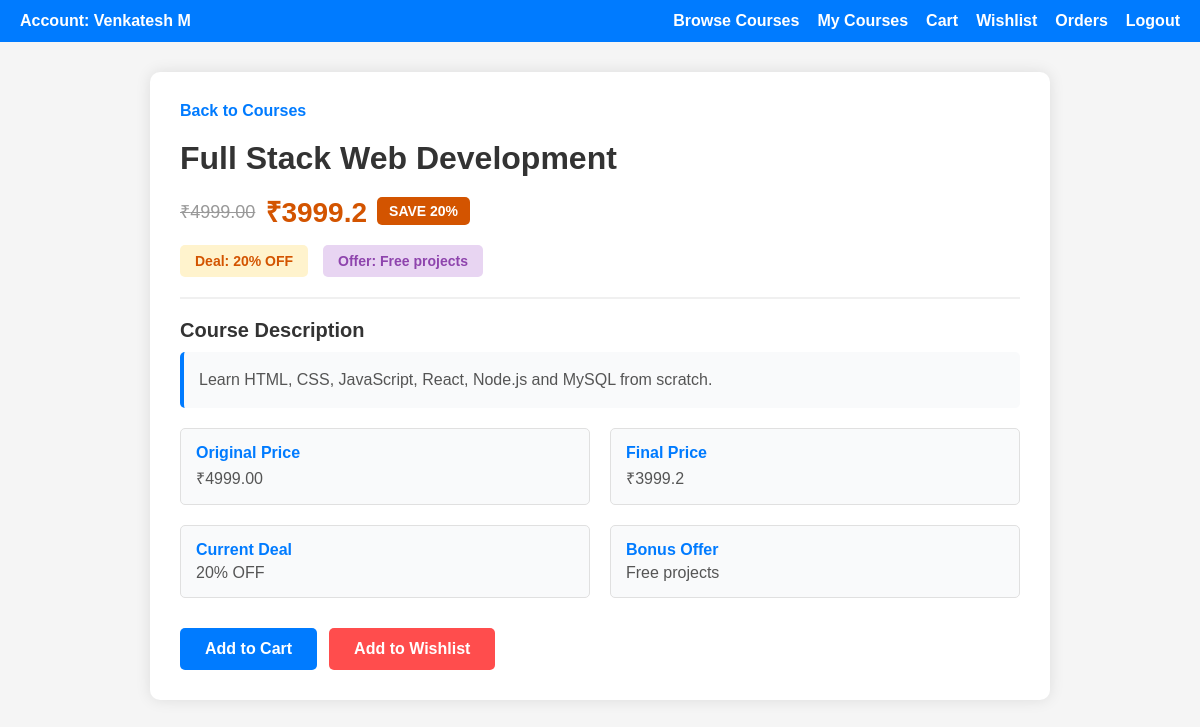
Screenshot of /view_course.php?id=1 (signed in) with the database file from the repository.
### tables this page shows
CREATE TABLE `courses` (
  `id` int(11) NOT NULL,
  `title` varchar(255) DEFAULT NULL,
  `description` text DEFAULT NULL,
  `price` decimal(10,2) DEFAULT NULL,
  `deal` varchar(255) DEFAULT NULL,
  `offer` varchar(255) DEFAULT NULL
);

### db_helper.php (called while the page is built, shortened)
<?php
function getDiscountedPrice($originalPrice, $dealString) {
    preg_match('/(\d+)%/', $dealString, $matches);
    if (!empty($matches[1])) {
        $discountPercent = (int)$matches[1];
        return round($originalPrice * (1 - $discountPercent / 100), 2);
    }
    return $originalPrice;
}
function getDiscountPercent($dealString) {
    preg_match('/(\d+)%/', $dealString, $matches);
    return !empty($matches[1]) ? (int)$matches[1] : 0;
}
?>

### view_course.php (the view, shortened to what this page needs)
<?php
require_once 'db_helper.php';
$conn = new mysqli("localhost", "root", "", "23UCS105");
$course_id = isset($_GET['id']) ? (int)$_GET['id'] : 0;
$result = $conn->query("SELECT * FROM courses WHERE id = $course_id");
$course = $result->fetch_assoc();
$discountedPrice = getDiscountedPrice($course['price'], $course['deal']);
$discountPercent = getDiscountPercent($course['deal']);
?>
<!DOCTYPE html>
<html lang="en">
<head>
</head>
<body>
<div class="appbar">
    <div class="appbar-left">
        <div class="icon">Account: <?= $_SESSION['user'] ?></div>
    </div>
    <div class="appbar-right">
        <a href="dashboard.php" class="icon">Browse Courses</a>
        <a href="my_courses.php" class="icon">My Courses</a>
        <a href="cart.php" class="icon">Cart</a>
        <a href="wishlist.php" class="icon">Wishlist</a>
        <a href="order_history.php" class="icon">Orders</a>
        <a href="auth.php?logout=1" class="icon">Logout</a>
    </div>
</div>
<div class="container">
    <a href="dashboard.php" class="back-link">Back to Courses</a>
    <div class="course-header">
        <h1 class="course-title"><?= htmlspecialchars($course['title']) ?></h1>
        <div class="course-meta">
            <div class="price-section">
                <?php if ($discountPercent > 0): ?>
                    <span class="original-price">₹<?= $course['price'] ?></span>
                    <span class="discounted-price">₹<?= $discountedPrice ?></span>
                    <span class="discount-badge">SAVE <?= $discountPercent ?>%</span>
                <?php else: ?>
                    <span class="discounted-price">₹<?= $course['price'] ?></span>
                <?php endif; ?>
            </div>
        </div>
        <div class="deal-info">
            <?php if (!empty($course['deal'])): ?>
                <span class="deal-tag">Deal: <?= htmlspecialchars($course['deal']) ?></span>
            <?php endif; ?>
            <?php if (!empty($course['offer'])): ?>
                <span class="offer-tag">Offer: <?= htmlspecialchars($course['offer']) ?></span>
            <?php endif; ?>
        </div>
    </div>
    <div class="course-content">
        <div class="course-section-title">Course Description</div>
        <div class="course-description">
            <?= nl2br(htmlspecialchars($course['description'])) ?>
        </div>
        <div class="course-details-grid">
            <div class="detail-item">
                <div class="detail-label">Original Price</div>
                <div class="detail-value">₹<?= $course['price'] ?></div>
            </div>
            <div class="detail-item">
                <div class="detail-label">Final Price</div>
                <div class="detail-value">₹<?= $discountedPrice ?></div>
            </div>
            <?php if (!empty($course['deal'])): ?>
                <div class="detail-item">
                    <div class="detail-label">Current Deal</div>
                    <div class="detail-value"><?= htmlspecialchars($course['deal']) ?></div>
                </div>
            <?php endif; ?>
            <?php if (!empty($course['offer'])): ?>
                <div class="detail-item">
                    <div class="detail-label">Bonus Offer</div>
                    <div class="detail-value"><?= htmlspecialchars($course['offer']) ?></div>
                </div>
            <?php endif; ?>
        </div>
    </div>
    <div class="action-buttons">
        <a href="cart.php?add=<?= $course['id'] ?>">
            <button class="add-to-cart-btn">Add to Cart</button>
        </a>
        <a href="wishlist.php?add=<?= $course['id'] ?>">
            <button class="wishlist-btn">Add to Wishlist</button>
        </a>
    </div>
</div>
</body>
</html>

### view_course.php (style rules this page uses)
* { box-sizing: border-box; }
body { margin: 0; font-family: Arial, sans-serif; background: #f5f5f5; }
.appbar { background: #007bff; color: white; padding: 12px 20px; display: flex; align-items: center; justify-content: space-between; }
.appbar-left { display: flex; align-items: center; gap: 12px; }
.appbar-right { display: flex; align-items: center; gap: 18px; }
.icon { cursor: pointer; font-weight: bold; color: white; text-decoration: none; }
.container { max-width: 900px; margin: 30px auto; background: white; padding: 30px; border-radius: 10px; box-shadow: 0 0 15px rgba(0,0,0,0.1); }
.back-link { display: inline-block; margin-bottom: 20px; color: #007bff; text-decoration: none; font-weight: bold; font-size: 16px; }
.course-header { border-bottom: 2px solid #f0f0f0; padding-bottom: 20px; margin-bottom: 20px; }
.course-title { font-size: 32px; font-weight: bold; margin: 0 0 15px 0; color: #333; }
.course-meta { display: flex; align-items: center; gap: 15px; margin-bottom: 15px; }
.price-section { display: flex; align-items: center; gap: 10px; }
.original-price { font-size: 18px; color: #999; text-decoration: line-through; }
.discounted-price { font-size: 28px; font-weight: bold; color: #d35400; }
.discount-badge { display: inline-block; background: #d35400; color: white; padding: 6px 12px; border-radius: 5px; font-size: 14px; font-weight: bold; }
.deal-info { display: flex; gap: 15px; margin-top: 15px; }
.deal-tag { background: #fff3cd; color: #d35400; padding: 8px 15px; border-radius: 5px; font-weight: bold; font-size: 14px; }
.offer-tag { background: #e8d5f2; color: #8e44ad; padding: 8px 15px; border-radius: 5px; font-weight: bold; font-size: 14px; }
.course-content { margin-bottom: 30px; }
.course-section-title { font-size: 20px; font-weight: bold; color: #333; margin: 20px 0 10px 0; }
.course-description { font-size: 16px; line-height: 1.6; color: #555; background: #f9fafb; padding: 15px; border-left: 4px solid #007bff; border-radius: 5px; }
.course-details-grid { display: grid; grid-template-columns: 1fr 1fr; gap: 20px; margin: 20px 0; }
.detail-item { padding: 15px; background: #f9fafb; border-radius: 5px; border: 1px solid #e0e0e0; }
.detail-label { font-weight: bold; color: #007bff; margin-bottom: 5px; }
.detail-value { color: #555; font-size: 16px; }
.action-buttons { display: flex; gap: 12px; margin-top: 30px; }
button { padding: 12px 25px; border: none; border-radius: 5px; cursor: pointer; font-size: 16px; font-weight: bold; transition: all 0.3s ease; }
.add-to-cart-btn { background: #007bff; color: white; flex: 1; }
.wishlist-btn { background: #ff4d4d; color: white; flex: 0.5; }
a { text-decoration: none; }

### rows the page displays
courses: title "Full Stack Web Development", price "4999.00", discountedPrice "3999.2", deal "20", deal "20% OFF", offer "Free projects", description "Learn HTML, CSS, JavaScript, React, Node.js and MySQL from scratch."

### other values shown
$_SESSION['user'] "Venkatesh M"
